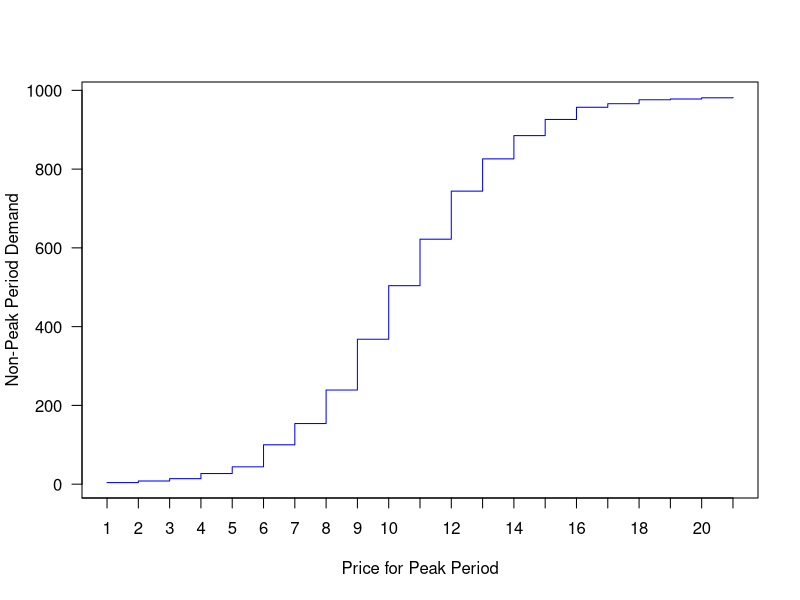
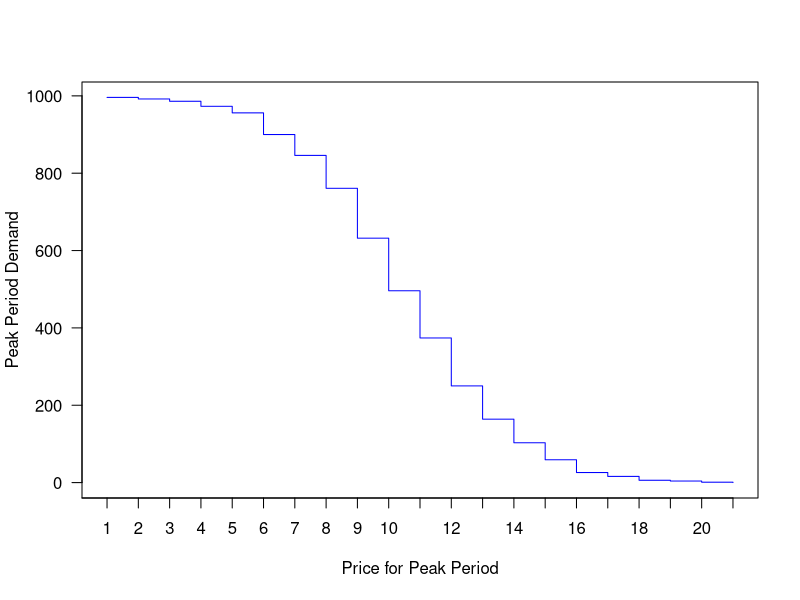
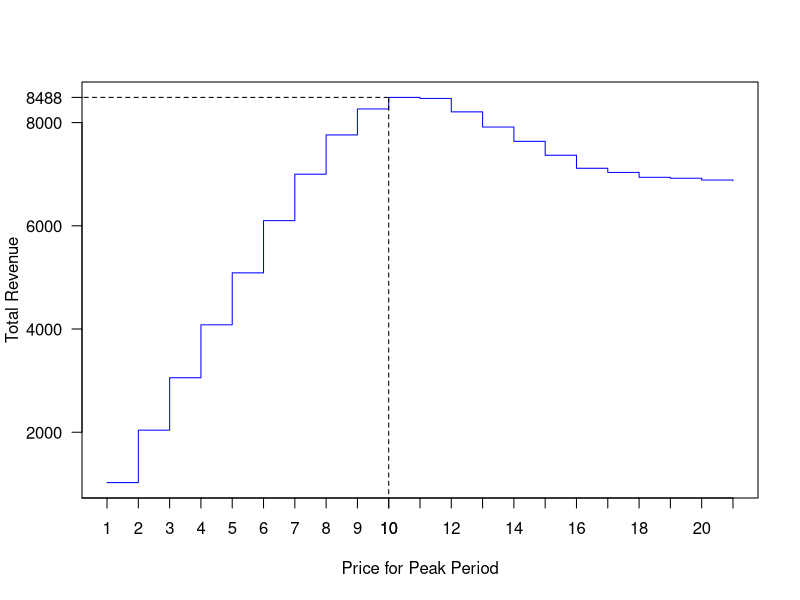

R code for these plots, in order:
# Load the data
survey_data = read.csv("Simulated_WTP_Survey_single.csv",header=T)
# Row count
N=nrow(survey_data)
# Print top few rows of data
head(survey_data)

# The maximium WTP in data, we can use this as the upper bound for our price search.
# No need to consider a price if noone can afford it.
# Column 2 and 3 contain WTP of non peak and peak

#for (i in 1:N){
#    survey_data$maxWTP[i]=max(survey_data[i,3:12])
#}


# Only using Group for the first time
#maxprice=max(survey_data$maxWTP)

maxprice=max(survey_data[3:12])


# Price for all time slots (i.e., nonpeak) except for peak
basePrice=7

# Creating empty lists
demandNonPeak<-rep(0,maxprice)
demandPeak<-rep(0,maxprice)
revenue<-rep(0,maxprice)


# STEP 1:
# For each client we will obtain their maximum WTP and
# maximum Surplus among the Nonpeak time slot
# Columns 2 is the NonPeak time slot.

maxWTPNonPeak<-rep(0,N)
maxsurplusNonPeak<-rep(0,N)

for (i in 1:N){
    maxWTPNonPeak[i]=max(survey_data[i,c(5:10)])
    maxsurplusNonPeak[i]=max(survey_data[i,c(5:10)]-basePrice)
    
    # We can also generate new column(s) and add this information to our daya nyhc:
    survey_data$maxWTPNonPeak[i]=max(survey_data[i,c(5:10)])
    survey_data$maxsurplusNonPeak[i]=max(survey_data[i,c(5:10)]-basePrice)
}

# Viewing the first ten rows of data
survey_data[1:10,]

surplusPeak<-matrix(0,N,maxprice)

for (p in 1:maxprice) {
    for (i in 1:N) {
        surplusPeak[i, p] <- max(survey_data[i, c(3, 4, 11, 12)]) - p
    }
}

# Viewing a part of data in surplusPeak
# the first ten client's surpluses for Peak time slot if pPeak Price p=50, 51, 52, ..., 60.
colnames(surplusPeak)=paste0("p=",1:maxprice)
surplusPeak[1:10,]


for (p in 1:maxprice){
  demandNonPeak[p]=(sum((maxsurplusNonPeak>surplusPeak[,p])*(maxsurplusNonPeak>=0))) 
  demandPeak[p]=(sum((surplusPeak[,p]>=maxsurplusNonPeak)*(surplusPeak[,p]>=0))) 
  revenue[p]=(basePrice*demandNonPeak[p]+p*demandPeak[p])
}

# Plotting NonPeak Demand vs Peak Period Price
xaxis=1:maxprice
plot(xaxis,demandNonPeak,pch = 16, type="s",col="blue", las=1, xaxt="n",
     xlab="Price for Peak Period",ylab="Non-Peak Period Demand")
xticks <- seq(0, maxprice, by=1)
axis(side = 1, at = xticks)

# Plotting Peak Demand vs Peak Period Price
xaxis=1:maxprice
plot(xaxis,demandPeak,pch = 16, type="s",col="blue", las=1, xaxt="n",
     xlab="Price for Peak Period",ylab="Peak Period Demand")
xticks <- seq(0, maxprice, by=1)
axis(side = 1, at = xticks)

# Plotting Revenue vs Peak Period Price
# Set priceBest (Peak Period Price) to first entry on list
xaxis=1:maxprice
plot(xaxis,revenue,pch = 16, type="s",col="blue", las=1, xaxt="n",
     xlab="Price for Peak Period",ylab="Total Revenue")
xticks <- seq(0, maxprice, by=1)
axis(side = 1, at = xticks)
revenueBest=max(revenue[basePrice:maxprice])
priceBest=which(revenue == revenueBest)
axis(side = 1, at = priceBest) 
lines(c(priceBest[1],priceBest[1]),c(0, revenueBest),lty=2)
axis(side = 2, at = round(revenueBest,3),las=1)
lines(c(0,priceBest[1]),c(revenueBest, revenueBest),lty=2)


